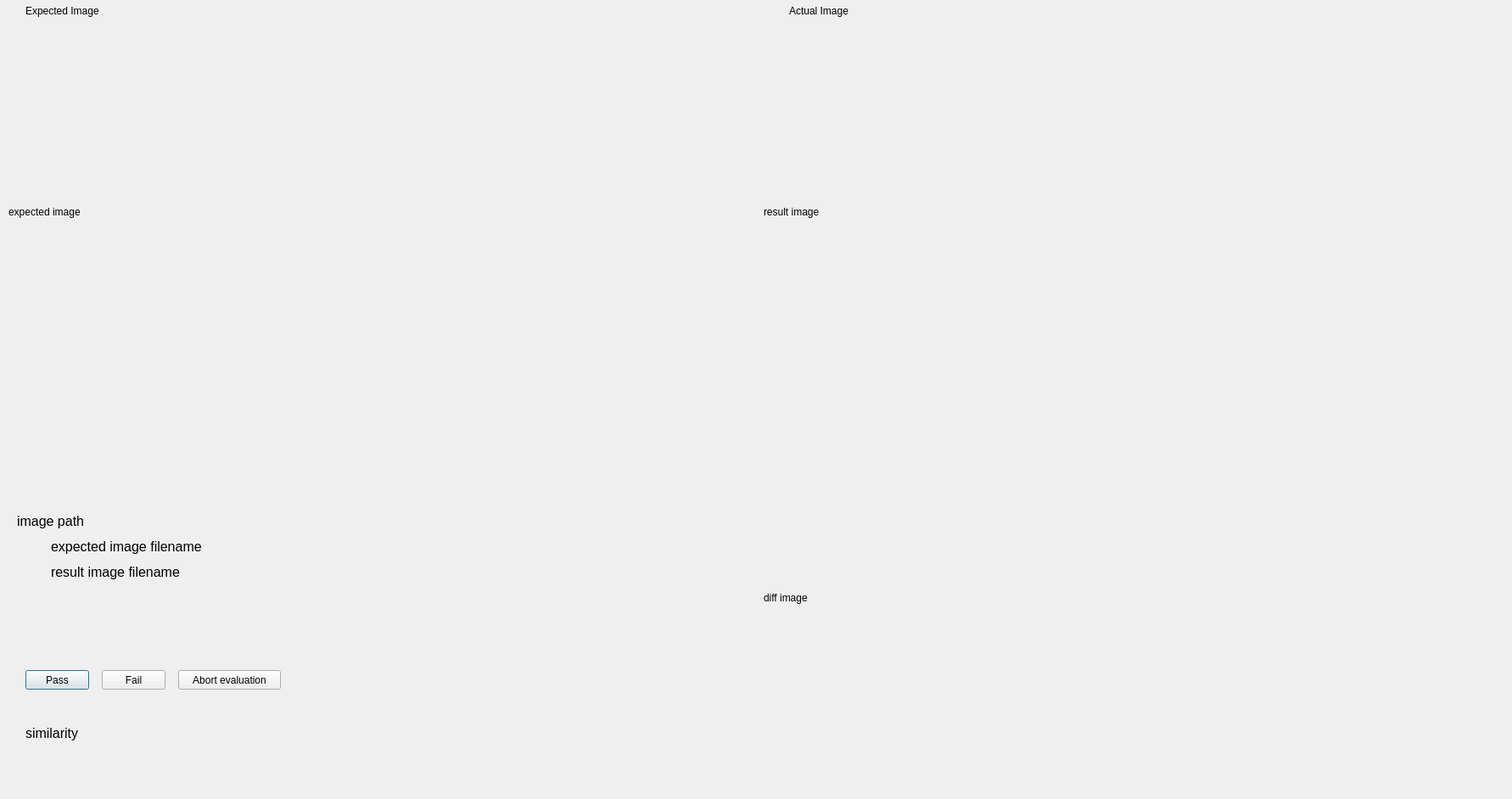
<?xml version="1.0" encoding="UTF-8"?>
<ui version="4.0">
 <class>MismatchWindow</class>
 <widget class="QDialog" name="MismatchWindow">
  <property name="windowModality">
   <enum>Qt::ApplicationModal</enum>
  </property>
  <property name="geometry">
   <rect>
    <x>0</x>
    <y>0</y>
    <width>1782</width>
    <height>942</height>
   </rect>
  </property>
  <property name="windowTitle">
   <string>MismatchWindow</string>
  </property>
  <widget class="QLabel" name="expectedImage">
   <property name="geometry">
    <rect>
     <x>10</x>
     <y>25</y>
     <width>800</width>
     <height>450</height>
    </rect>
   </property>
   <property name="text">
    <string>expected image</string>
   </property>
  </widget>
  <widget class="QLabel" name="resultImage">
   <property name="geometry">
    <rect>
     <x>900</x>
     <y>25</y>
     <width>800</width>
     <height>450</height>
    </rect>
   </property>
   <property name="text">
    <string>result image</string>
   </property>
  </widget>
  <widget class="QLabel" name="diffImage">
   <property name="geometry">
    <rect>
     <x>900</x>
     <y>480</y>
     <width>800</width>
     <height>450</height>
    </rect>
   </property>
   <property name="text">
    <string>diff image</string>
   </property>
  </widget>
  <widget class="QLabel" name="resultFilename">
   <property name="geometry">
    <rect>
     <x>60</x>
     <y>660</y>
     <width>480</width>
     <height>28</height>
    </rect>
   </property>
   <property name="font">
    <font>
     <pointsize>12</pointsize>
    </font>
   </property>
   <property name="text">
    <string>result image filename</string>
   </property>
  </widget>
  <widget class="QLabel" name="expectedFilename">
   <property name="geometry">
    <rect>
     <x>60</x>
     <y>630</y>
     <width>540</width>
     <height>28</height>
    </rect>
   </property>
   <property name="font">
    <font>
     <pointsize>12</pointsize>
    </font>
   </property>
   <property name="text">
    <string>expected image filename</string>
   </property>
  </widget>
  <widget class="QLabel" name="imagePath">
   <property name="geometry">
    <rect>
     <x>20</x>
     <y>600</y>
     <width>1200</width>
     <height>28</height>
    </rect>
   </property>
   <property name="font">
    <font>
     <pointsize>12</pointsize>
    </font>
   </property>
   <property name="text">
    <string>image path</string>
   </property>
  </widget>
  <widget class="QPushButton" name="passTestButton">
   <property name="geometry">
    <rect>
     <x>30</x>
     <y>790</y>
     <width>75</width>
     <height>23</height>
    </rect>
   </property>
   <property name="text">
    <string>Pass</string>
   </property>
  </widget>
  <widget class="QPushButton" name="failTestButton">
   <property name="geometry">
    <rect>
     <x>120</x>
     <y>790</y>
     <width>75</width>
     <height>23</height>
    </rect>
   </property>
   <property name="text">
    <string>Fail</string>
   </property>
  </widget>
  <widget class="QPushButton" name="abortTestsButton">
   <property name="geometry">
    <rect>
     <x>210</x>
     <y>790</y>
     <width>121</width>
     <height>23</height>
    </rect>
   </property>
   <property name="text">
    <string>Abort evaluation</string>
   </property>
  </widget>
  <widget class="QLabel" name="errorLabel">
   <property name="geometry">
    <rect>
     <x>30</x>
     <y>850</y>
     <width>500</width>
     <height>28</height>
    </rect>
   </property>
   <property name="font">
    <font>
     <pointsize>12</pointsize>
    </font>
   </property>
   <property name="text">
    <string>similarity</string>
   </property>
  </widget>
  <widget class="QLabel" name="label">
   <property name="geometry">
    <rect>
     <x>30</x>
     <y>5</y>
     <width>151</width>
     <height>16</height>
    </rect>
   </property>
   <property name="text">
    <string>Expected Image</string>
   </property>
  </widget>
  <widget class="QLabel" name="label_2">
   <property name="geometry">
    <rect>
     <x>930</x>
     <y>5</y>
     <width>151</width>
     <height>16</height>
    </rect>
   </property>
   <property name="text">
    <string>Actual Image</string>
   </property>
  </widget>
 </widget>
 <layoutdefault spacing="6" margin="11"/>
 <resources/>
 <connections/>
</ui>
